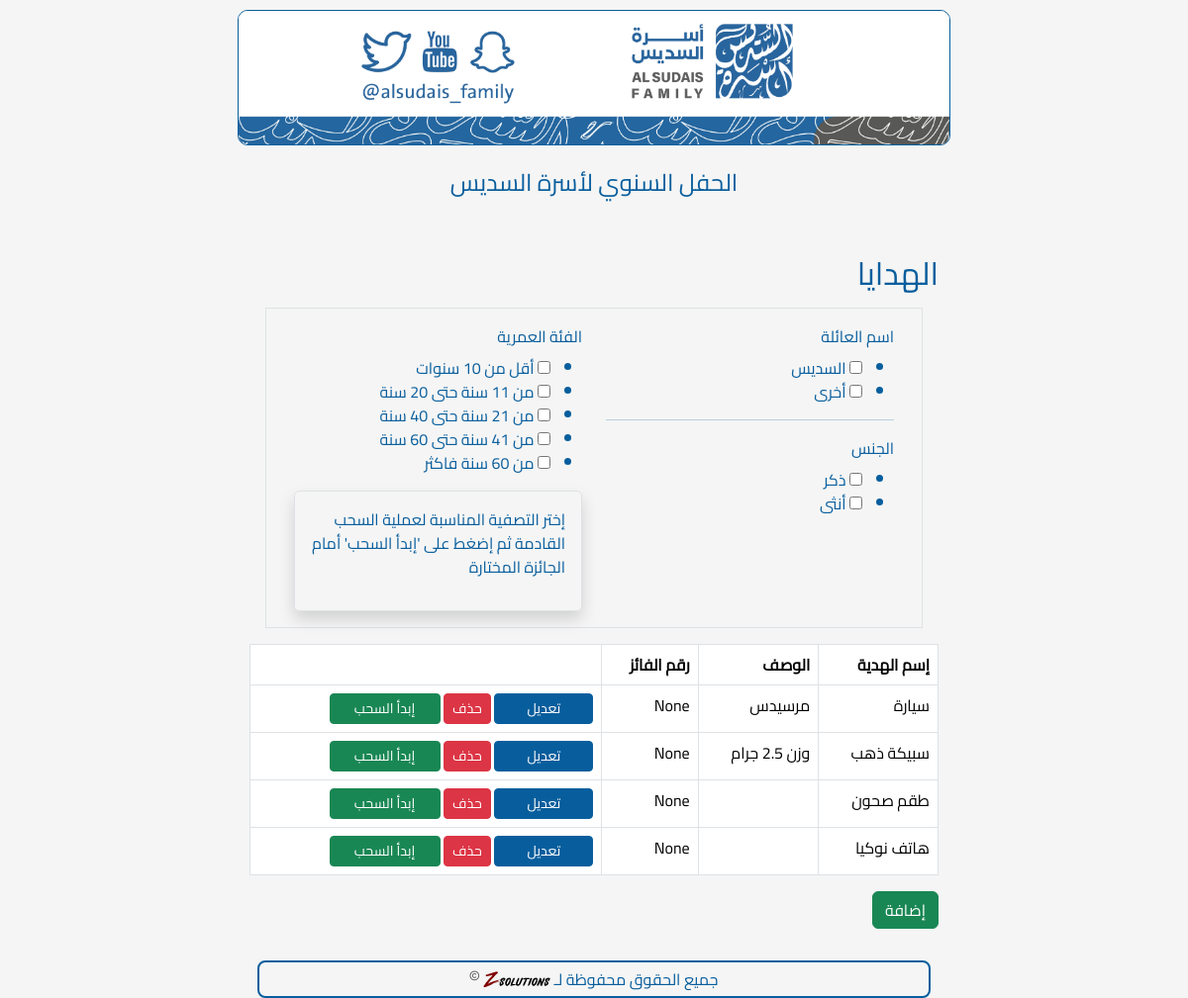
/prizes, run on the app's committed database.
### app.py (models this page shows, shortened)
class Prize(db.Model):
    __tablename__ = "prize"
    id = db.Column(db.Integer, primary_key=True)
    name = db.Column(db.String(100), nullable=False)
    description = db.Column(db.Text)
    guest_registration_number = db.Column(db.String(4))
    allowed_families = db.Column(db.String(100))
    allowed_age_range = db.Column(db.String(100))
    allowed_gender = db.Column(db.String(100))
    is_next = db.Column(db.Boolean, default=False)

### app.py (the view, shortened to what this page needs)
@app.route("/prizes", methods=["GET", "POST"])
def list_prizes():
    prizes = Prize.query.all()
    filters = FilterForm()
    return render_template("prizes.html", prizes=prizes, filters=filters)

### app.py
class FilterForm(FlaskForm):
    family_name = MultiCheckboxField(
        "اسم العائلة", choices=[("السديس", "السديس"), ("أخرى", "أخرى")]
    )
    age = MultiCheckboxField(
        "الفئة العمرية",
        choices=[
            ("أقل من 10 سنوات", "أقل من 10 سنوات"),
            ("من 11 سنة حتى 20 سنة", "من 11 سنة حتى 20 سنة"),
            ("من 21 سنة حتى 40 سنة", "من 21 سنة حتى 40 سنة"),
            ("من 41 سنة حتى 60 سنة", "من 41 سنة حتى 60 سنة"),
            ("من 60 سنة فاكثر", "من 60 سنة فاكثر"),
        ],
    )
    gender = MultiCheckboxField("الجنس", choices=[("ذكر", "ذكر"), ("أنثى", "أنثى")])
    prize_id = IntegerField("الهدية", validators=[DataRequired()])
    submit = SubmitField("بحث")

### templates/prizes.html (shortened to what this page needs)
<!DOCTYPE html>
{% extends 'base.html' %}
{% block content %}
  <h2>الهدايا</h2>
  <form method="post" id="prizeForm">
    <div class="border p-3 m-3 row ">
      <div class="col">
        {{ filters.family_name.label(class="form-label") }}
        {{ filters.family_name() }}
        <hr>
        {{ filters.gender.label(class="form-label") }}
        {{ filters.gender() }}
        </div>
      <div class="col">
        {{ filters.age.label(class="form-label") }}
        {{ filters.age() }}
        <div class="border p-3 shadow" style="border-radius: 5px;">
          <p>إختر التصفية المناسبة لعملية السحب القادمة ثم إضغط على 'إبدأ السحب' أمام الجائزة المختارة</p>
        </div>
      </div>
    </div>
  <table class="table table-bordered">
    <thead>
      <tr>
        <th>إسم الهدية</th>
        <th>الوصف</th>
        <th>رقم الفائز</th>
        <th></th>
      </tr>
    </thead>
    <tbody>
      {% for prize in prizes %}
        <tr>
          <td>{{ prize.name }}</td>
          <td>{{ prize.description }}</td>
          <td>{{ prize.guest_registration_number }}</td>
          <td>
            {% if not prize.is_next %}
              <a href="{{ url_for('edit_prize', id=prize.id) }}" class="btn btn-primary btn-sm">تعديل</a>
            {% else %}
              <span class="btn btn-primary btn-sm disabled">تعديل</span>
            {% endif %}
            <form action="{{ url_for('delete_prize', id=prize.id) }}" method="post" style="display: inline-block;">
              {% if not prize.is_next %}
                <button type="submit" class="btn btn-danger btn-sm" onclick="return confirm('هل أنت متأكد من الحذف؟')">حذف</button>
              {% else %}
                <span class="btn btn-danger btn-sm disabled">حذف</span>
              {% endif %}
            </form>
            {%if prize.guest_registration_number==None and not prize.is_next%}
              <button type="submit" class="btn btn-success btn-sm" style="width: 8em" name="prize_id" value="{{ prize.id }}">إبدأ السحب</button>
            {%elif prize.guest_registration_number==None and prize.is_next%}
              <button type="button" class="btn btn-primary btn-sm refresh-status" style="width: 8em">جاري السحب</button>
            {%else%}
              <form action="{{ url_for('reset_prize', id=prize.id) }}" method="post" style="display: inline-block;">
                <button type="submit" class="btn btn-warning btn-sm" style="width: 8em" onclick="return confirm('هل أنت متأكد من إعادة التهيئة؟')">إعادة التهيئة</button>
              </form>
            {%endif%}
          </td>
        </tr>
      {% endfor %}
    </tbody>
  </table>
  <a href="{{ url_for('add_prize') }}" class="btn btn-success">إضافة</a>
</form>
{% endblock %}

### static/styles/mystyle.css (style rules this page uses)
* { font-family: 'Cairo-Regular', sans-serif; }
html, body { height: 100%; margin: 0; }
body { font-family: 'Cairo-Regular', sans-serif; background-color: whitesmoke; color: #085E9D; font-family: Arial, sans-serif; margin-left: auto; margin-right: auto; display: flex; flex-direction: column; }
@media (min-width: 768px) { body { max-width: 60%; } }
.btn-primary { background-color: #085E9D; border-color: #085E9D; min-width: 100px; }

### data on the page
Prize: name "سيارة", description "مرسيدس", guest_registration_number "None", is_next "حذف", {{ prize.id }} 1 (drawn)
Prize: name "سبيكة ذهب", description "وزن 2.5 جرام", guest_registration_number "None", is_next "حذف", {{ prize.id }} 2 (drawn)
Prize: name "طقم صحون", guest_registration_number "None", is_next "حذف", {{ prize.id }} 3 (drawn)
Prize: name "هاتف نوكيا", guest_registration_number "None", is_next "حذف", {{ prize.id }} 4 (drawn)

### other printed values
{{ filters.family_name.label(class="form-label") }} "اسم العائلة"
{{ filters.gender.label(class="form-label") }} "الجنس"
{{ filters.age.label(class="form-label") }} "الفئة العمرية"
